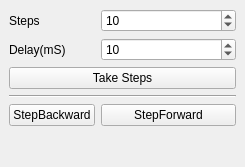
<?xml version="1.0" encoding="UTF-8"?>
<ui version="4.0">
 <class>MainWindow</class>
 <widget class="QMainWindow" name="MainWindow">
  <property name="geometry">
   <rect>
    <x>0</x>
    <y>0</y>
    <width>245</width>
    <height>167</height>
   </rect>
  </property>
  <property name="windowTitle">
   <string>MainWindow</string>
  </property>
  <widget class="QWidget" name="centralwidget">
   <layout class="QFormLayout" name="formLayout">
    <item row="0" column="0">
     <widget class="QLabel" name="label">
      <property name="text">
       <string>Steps</string>
      </property>
     </widget>
    </item>
    <item row="0" column="1">
     <widget class="QSpinBox" name="steps">
      <property name="minimum">
       <number>-10000</number>
      </property>
      <property name="maximum">
       <number>10000</number>
      </property>
      <property name="value">
       <number>10</number>
      </property>
     </widget>
    </item>
    <item row="1" column="0">
     <widget class="QLabel" name="label_2">
      <property name="text">
       <string>Delay(mS)</string>
      </property>
     </widget>
    </item>
    <item row="1" column="1">
     <widget class="QSpinBox" name="delay">
      <property name="minimum">
       <number>1</number>
      </property>
      <property name="maximum">
       <number>1000</number>
      </property>
      <property name="value">
       <number>10</number>
      </property>
     </widget>
    </item>
    <item row="4" column="0">
     <widget class="QPushButton" name="pushButton_2">
      <property name="text">
       <string>StepBackward</string>
      </property>
      <property name="shortcut">
       <string>Left</string>
      </property>
      <property name="autoRepeat">
       <bool>true</bool>
      </property>
     </widget>
    </item>
    <item row="2" column="0" colspan="2">
     <widget class="QPushButton" name="pushButton">
      <property name="text">
       <string>Take Steps</string>
      </property>
      <property name="autoRepeat">
       <bool>false</bool>
      </property>
     </widget>
    </item>
    <item row="4" column="1">
     <widget class="QPushButton" name="pushButton_3">
      <property name="text">
       <string>StepForward</string>
      </property>
      <property name="shortcut">
       <string>Right</string>
      </property>
      <property name="autoRepeat">
       <bool>true</bool>
      </property>
     </widget>
    </item>
    <item row="3" column="0" colspan="2">
     <widget class="Line" name="line">
      <property name="orientation">
       <enum>Qt::Horizontal</enum>
      </property>
     </widget>
    </item>
   </layout>
  </widget>
 </widget>
 <resources/>
 <connections>
  <connection>
   <sender>pushButton</sender>
   <signal>clicked()</signal>
   <receiver>MainWindow</receiver>
   <slot>takeSteps()</slot>
   <hints>
    <hint type="sourcelabel">
     <x>200</x>
     <y>90</y>
    </hint>
    <hint type="destinationlabel">
     <x>242</x>
     <y>95</y>
    </hint>
   </hints>
  </connection>
  <connection>
   <sender>pushButton_2</sender>
   <signal>clicked()</signal>
   <receiver>MainWindow</receiver>
   <slot>stepBackward()</slot>
   <hints>
    <hint type="sourcelabel">
     <x>54</x>
     <y>141</y>
    </hint>
    <hint type="destinationlabel">
     <x>37</x>
     <y>157</y>
    </hint>
   </hints>
  </connection>
  <connection>
   <sender>pushButton_3</sender>
   <signal>clicked()</signal>
   <receiver>MainWindow</receiver>
   <slot>stepForward()</slot>
   <hints>
    <hint type="sourcelabel">
     <x>216</x>
     <y>143</y>
    </hint>
    <hint type="destinationlabel">
     <x>228</x>
     <y>162</y>
    </hint>
   </hints>
  </connection>
 </connections>
 <slots>
  <slot>takeSteps()</slot>
  <slot>stepForward()</slot>
  <slot>stepBackward()</slot>
 </slots>
</ui>
